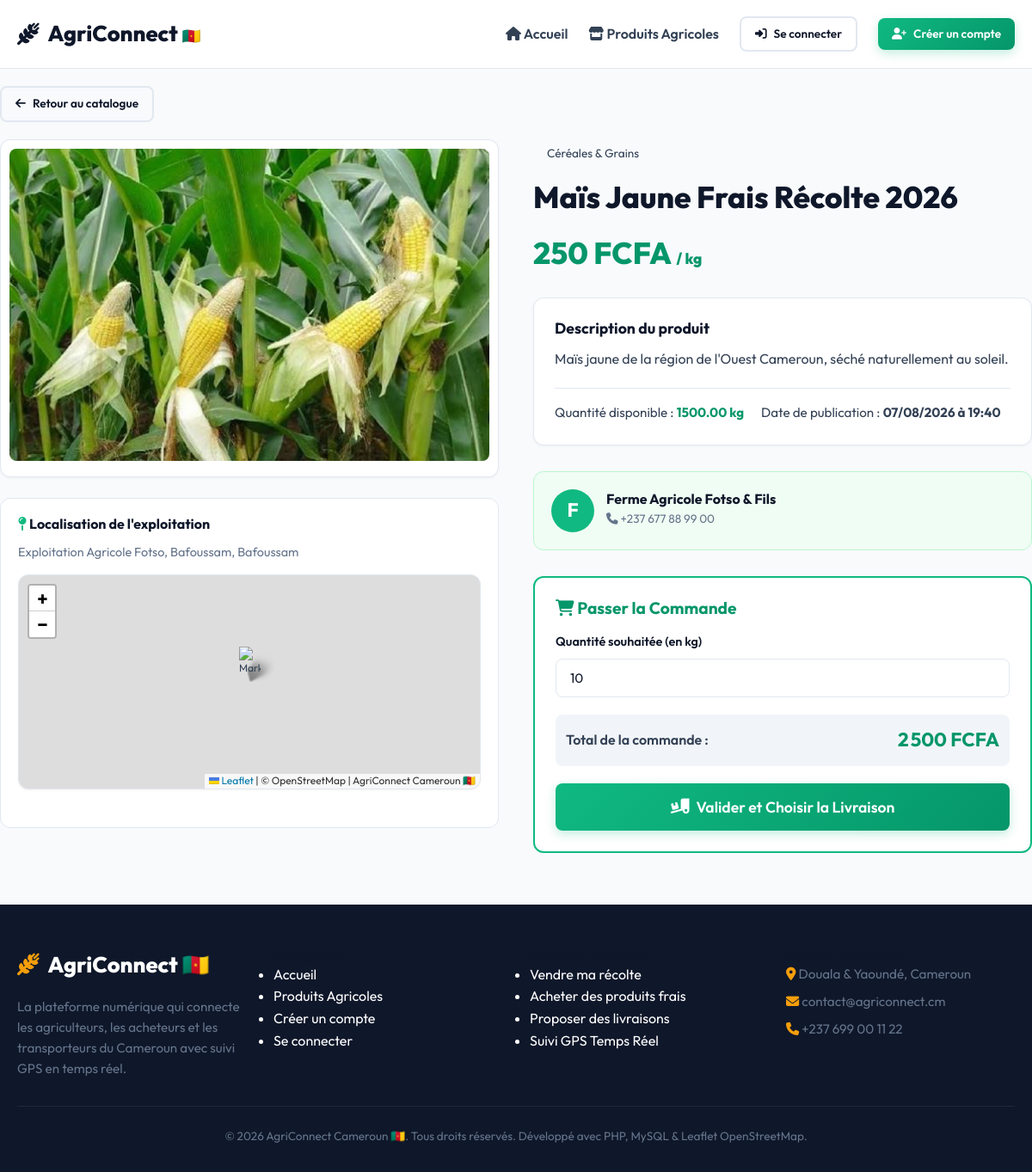
Page /detail_produit.php?id=1 on the committed database.
### tables this page shows
CREATE TABLE IF NOT EXISTS `produits` (
  `id` INT AUTO_INCREMENT PRIMARY KEY,
  `agriculteur_id` INT NOT NULL,
  `categorie_id` INT NOT NULL,
  `nom` VARCHAR(150) NOT NULL,
  `description` TEXT DEFAULT NULL,
  `prix` DECIMAL(10, 2) NOT NULL,
  `unite` VARCHAR(30) NOT NULL DEFAULT 'kg',
  `quantite_disponible` DECIMAL(10, 2) NOT NULL DEFAULT 0.00,
  `photo` VARCHAR(255) DEFAULT 'default_product.jpg',
  `adresse_retrait` VARCHAR(255) DEFAULT NULL,
  `latitude` DECIMAL(10, 8) DEFAULT NULL,
  `longitude` DECIMAL(11, 8) DEFAULT NULL,
  `statut` ENUM('disponible', 'epuise', 'masque') NOT NULL DEFAULT 'disponible',
  `date_publication` DATETIME DEFAULT CURRENT_TIMESTAMP,
  FOREIGN KEY (`agriculteur_id`) REFERENCES `utilisateurs`(`id`) ON DELETE CASCADE,
  FOREIGN KEY (`categorie_id`) REFERENCES `categories`(`id`) ON DELETE CASCADE
);

CREATE TABLE IF NOT EXISTS `utilisateurs` (
  `id` INT AUTO_INCREMENT PRIMARY KEY,
  `nom_complet` VARCHAR(150) NOT NULL,
  `email` VARCHAR(150) NOT NULL UNIQUE,
  `mot_de_passe` VARCHAR(255) NOT NULL,
  `role` ENUM('agriculteur', 'acheteur', 'transporteur', 'admin') NOT NULL DEFAULT 'acheteur',
  `telephone` VARCHAR(30) DEFAULT NULL,
  `photo` VARCHAR(255) DEFAULT 'default_avatar.png',
  `adresse` VARCHAR(255) DEFAULT NULL,
  `ville` VARCHAR(100) DEFAULT NULL,
  `latitude` DECIMAL(10, 8) DEFAULT NULL,
  `longitude` DECIMAL(11, 8) DEFAULT NULL,
  `statut` ENUM('actif', 'suspendu') NOT NULL DEFAULT 'actif',
  `est_certifie` TINYINT(1) NOT NULL DEFAULT 0,
  `statut_certification` ENUM('non_demande', 'en_attente', 'valide', 'rejete') NOT NULL DEFAULT 'non_demande',
  `photo_cni` VARCHAR(255) DEFAULT NULL,
  `date_demande_certification` DATETIME DEFAULT NULL,
  `date_creation` DATETIME DEFAULT CURRENT_TIMESTAMP
);

CREATE TABLE IF NOT EXISTS `categories` (
  `id` INT AUTO_INCREMENT PRIMARY KEY,
  `nom` VARCHAR(100) NOT NULL UNIQUE,
  `description` TEXT DEFAULT NULL,
  `icone` VARCHAR(50) DEFAULT 'fa-leaf'
);

### includes/fonctions.php (called while the page is built, shortened)
<?php
function formater_prix($montant) {
    return number_format((float)$montant, 0, ',', ' ') . ' FCFA';
}
function formater_date($date_str) {
    $time = strtotime($date_str);
    return date('d/m/Y à H:i', $time);
}

### detail_produit.php (the view, shortened to what this page needs)
<?php
require_once __DIR__ . '/includes/fonctions.php';
$id = isset($_GET['id']) ? (int)$_GET['id'] : 0;
$stmt = $pdo->prepare("
    SELECT p.*, c.nom AS categorie_nom,
           u.id AS agriculteur_id, u.nom_complet AS agriculteur_nom, u.telephone, u.email, u.ville, u.adresse, u.photo AS agriculteur_photo
    FROM produits p
    JOIN categories c ON p.categorie_id = c.id
    JOIN utilisateurs u ON p.agriculteur_id = u.id
    WHERE p.id = ?
");
$stmt->execute([$id]);
$produit = $stmt->fetch();
require_once __DIR__ . '/includes/header.php';
?>
<div style="margin-top: 20px; margin-bottom: 20px;">
    <a href="produits.php" class="btn btn-outline btn-sm"><i class="fa-solid fa-arrow-left"></i> Retour au catalogue</a>
</div>
<div style="display: grid; grid-template-columns: repeat(auto-fit, minmax(320px, 1fr)); gap: 40px; margin-bottom: 60px;">
    <div>
        <div style="background: var(--white); padding: 10px; border-radius: var(--radius-md); box-shadow: var(--shadow-sm); border: 1px solid var(--gray-200); margin-bottom: 24px;">
            <img src="assets/images/<?php echo htmlspecialchars($produit['photo']); ?>"
                 onerror="this.src='https://images.unsplash.com/photo-1595855759920-86582396756a?auto=format&fit=crop&w=800&q=80'"
                 alt="<?php echo htmlspecialchars($produit['nom']); ?>"
                 style="width: 100%; max-height: 380px; object-fit: cover; border-radius: var(--radius-sm);">
        </div>
        <div style="background: var(--white); padding: 20px; border-radius: var(--radius-md); border: 1px solid var(--gray-200);">
            <h4 style="margin-bottom: 12px; color: var(--dark);"><i class="fa-solid fa-map-pin" style="color: var(--primary);"></i> Localisation de l'exploitation</h4>
            <p style="font-size: 0.9rem; color: var(--gray-500); margin-bottom: 14px;">
                <?php echo htmlspecialchars($produit['adresse_retrait'] ?: $produit['adresse']); ?>, <?php echo htmlspecialchars($produit['ville']); ?>
            </p>
            <div id="mapProduit" class="map-container" style="height: 250px;"></div>
        </div>
    </div>
    <div>
        <span class="product-badge-cat" style="position: static; display: inline-block; margin-bottom: 12px; font-size: 0.85rem; padding: 6px 16px;">
            <?php echo htmlspecialchars($produit['categorie_nom']); ?>
        </span>
        <h1 style="font-size: 2.2rem; font-weight: 800; color: var(--dark); margin-bottom: 16px;"><?php echo htmlspecialchars($produit['nom']); ?></h1>
        <div class="product-price" style="font-size: 2.2rem; margin-bottom: 24px;">
            <?php echo formater_prix($produit['prix']); ?> <span style="font-size: 1.1rem;">/ <?php echo htmlspecialchars($produit['unite']); ?></span>
        </div>
        <div style="background: var(--white); padding: 24px; border-radius: var(--radius-md); box-shadow: var(--shadow-sm); border: 1px solid var(--gray-200); margin-bottom: 30px;">
            <h3 style="font-size: 1.1rem; margin-bottom: 12px; color: var(--dark);">Description du produit</h3>
            <p style="color: var(--gray-700); line-height: 1.7; margin-bottom: 20px;">
                <?php echo nl2br(htmlspecialchars($produit['description'] ?: 'Aucune description spécifique fournie pour ce produit.')); ?>
            </p>
            <div style="display: flex; gap: 20px; border-top: 1px solid var(--gray-200); padding-top: 16px; font-size: 0.95rem;">
                <div>Quantité disponible : <strong style="color: var(--primary-dark);"><?php echo $produit['quantite_disponible'] . ' ' . htmlspecialchars($produit['unite']); ?></strong></div>
                <div>Date de publication : <strong><?php echo formater_date($produit['date_publication']); ?></strong></div>
            </div>
        </div>
        <div style="background: #f0fdf4; padding: 20px; border-radius: var(--radius-md); border: 1px solid #bbf7d0; margin-bottom: 30px; display: flex; align-items: center; justify-content: space-between; flex-wrap: wrap; gap: 16px;">
            <div style="display: flex; align-items: center; gap: 14px;">
                <div style="width: 50px; height: 50px; border-radius: 50%; background: var(--primary); color: white; display: flex; align-items: center; justify-content: center; font-size: 1.4rem; font-weight: 700;">
                    <?php echo strtoupper(substr($produit['agriculteur_nom'], 0, 1)); ?>
                </div>
                <div>
                    <h4 style="margin: 0; color: var(--dark);"><?php echo htmlspecialchars($produit['agriculteur_nom']); ?></h4>
                    <span style="font-size: 0.85rem; color: var(--gray-500);"><i class="fa-solid fa-phone"></i> <?php echo htmlspecialchars($produit['telephone']); ?></span>
                </div>
            </div>
        </div>
        <div style="background: var(--white); padding: 24px; border-radius: var(--radius-md); border: 2px solid var(--primary);">
            <h3 style="font-size: 1.2rem; color: var(--primary-dark); margin-bottom: 16px;"><i class="fa-solid fa-cart-shopping"></i> Passer la Commande</h3>
            <form action="commander.php" method="GET">
                <div class="form-group">
                    <label class="form-label">Quantité souhaitée (en <?php echo htmlspecialchars($produit['unite']); ?>)</label>
                    <input type="number" step="0.1" name="quantite" id="quantite_commande" class="form-control" value="10" min="1" max="<?php echo $produit['quantite_disponible']; ?>" required>
                </div>
                <div style="display: flex; justify-content: space-between; align-items: center; margin-bottom: 20px; padding: 12px; background: var(--gray-100); border-radius: var(--radius-sm);">
                    <span style="font-weight: 600;">Total de la commande :</span>
                    <strong id="total_commande_display" style="font-size: 1.4rem; color: var(--primary-dark);"><?php echo formater_prix($produit['prix'] * 10); ?></strong>
                </div>
                <button type="submit" class="btn btn-primary btn-lg" style="width: 100%;">
                    <i class="fa-solid fa-truck-ramp-box"></i> Valider et Choisir la Livraison
                </button>
            </form>
        </div>
    </div>
</div>
<?php require_once __DIR__ . '/includes/footer.php'; ?>

### assets/css/style.css (style rules this page uses)
:root { --primary: #10b981; --primary-dark: #059669; --primary-light: #d1fae5; --accent: #f59e0b; --dark: #0f172a; --dark-surface: #1e293b; --light-bg: #f8fafc; --white: #ffffff; --gray-100: #f1f5f9; --gray-200: #e2e8f0; --gray-500: #64748b; --gray-700: #334155; --danger: #ef4444; --warning: #f59e0b; --success: #10b981; --info: #3b82f6; --shadow-sm: 0 1px 3px rgba(0,0,0,0.05); --shadow-md: 0 4px 6px -1px rgba(0,0,0,0.1), 0 2px 4px -1px rgba(0,0,0,0.06); --shadow-lg: 0 10px 15px -3px rgba(0,0,0,0.1), 0 4px 6px -2px rgba(0,0,0,0.05); --radius-sm: 8px; --radius-md: 12px; --radius-lg: 20px; --transition: all 0.3s cubic-bezier(0.4, 0, 0.2, 1); }
* { margin: 0; padding: 0; box-sizing: border-box; font-family: 'Outfit', -apple-system, BlinkMacSystemFont, "Segoe UI", Roboto, sans-serif; }
body { background-color: var(--light-bg); color: var(--gray-700); line-height: 1.6; min-height: 100vh; display: flex; flex-direction: column; overflow-x: hidden; }
a { color: inherit; text-decoration: none; }
img { max-width: 100%; height: auto; }
h1, h2, h3, h4, h5, h6 { color: var(--dark); font-weight: 700; line-height: 1.2; }
.btn { display: inline-flex; align-items: center; justify-content: center; gap: 8px; padding: 12px 24px; border-radius: var(--radius-sm); font-weight: 600; font-size: 0.95rem; cursor: pointer; transition: var(--transition); border: none; text-align: center; white-space: nowrap; }
.btn-primary { background: linear-gradient(135deg, var(--primary) 0%, var(--primary-dark) 100%); color: var(--white); box-shadow: 0 4px 12px rgba(16, 185, 129, 0.25); }
.btn-outline { background: transparent; border: 2px solid var(--gray-200); color: var(--dark); }
.btn-sm { padding: 8px 16px; font-size: 0.85rem; }
.btn-lg { padding: 16px 32px; font-size: 1.1rem; }
.form-group { margin-bottom: 20px; }
.form-label { display: block; font-weight: 600; font-size: 0.9rem; margin-bottom: 8px; color: var(--dark); }
.form-control { width: 100%; padding: 12px 16px; border-radius: var(--radius-sm); border: 1.5px solid var(--gray-200); background-color: var(--white); font-size: 0.95rem; transition: var(--transition); color: var(--dark); }
.product-price { font-size: 1.3rem; font-weight: 800; color: var(--primary-dark); margin-bottom: 12px; }
.map-container { width: 100%; height: 380px; border-radius: var(--radius-md); overflow: hidden; box-shadow: var(--shadow-sm); border: 1px solid var(--gray-200); z-index: 1; margin-bottom: 24px; }

### rows in the picture
produits: photo (picture), adresse_retrait "Exploitation Agricole Fotso, Bafoussam", agriculteur.ville "Bafoussam", categorie.nom "Céréales & Grains", nom "Maïs Jaune Frais Récolte 2026", prix "250 FCFA", unite "kg", description "Maïs jaune de la région de l'Ouest Cameroun, séché naturellement au soleil.", quantite_disponible "1500.00", date_publication "07/08/2026 à 19:40", agriculteur.nom_complet "F", agriculteur.nom_complet "Ferme Agricole Fotso & Fils", agriculteur.telephone "+237 677 88 99 00"
